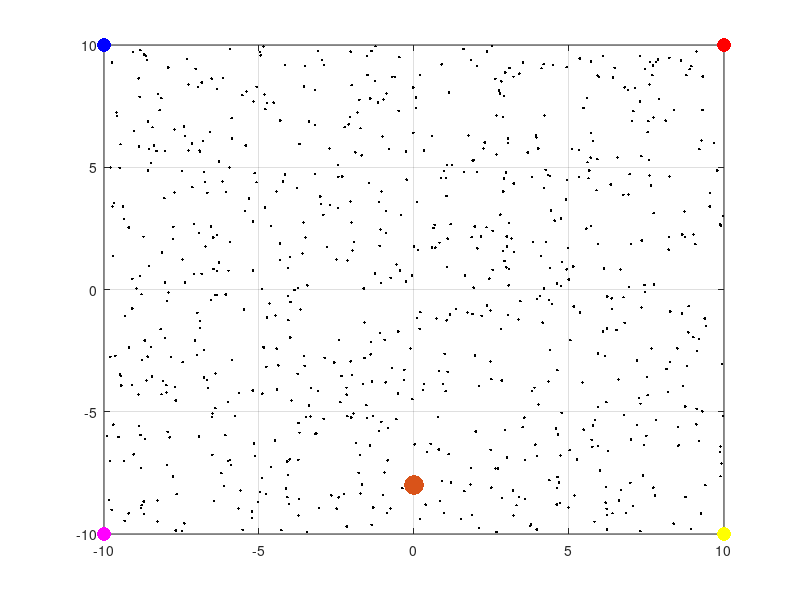

Write the MATLAB code that produced this figure. (Note: this script raises an error after producing the figure.)
clear
close all
%Options
opt=1;
kid=1;

%% Create Movie
% create a movie from plot
create_mov  = false;
if opt==1
    mov_name    = 'aug_mcl.avi';
else
    mov_name    = 'aug_mcl_unknown.avi';
end
fps         = 2;

if (create_mov == true)
    mov             = VideoWriter(mov_name);
    mov.FrameRate   = fps;
    mov.Quality     = 100;
    open(mov);
end

%% Initial Parameters
dt=0.1;
Zi=[0 -8 0]';        %[x y phi];
Ui=[0 0];
L(:,1)=[-10 10];
L(:,2)=[-10 -10];
L(:,3)=[10 -10];
L(:,4)=[10 10];
col=[0 0 1;1 0 1;1 1 0;1 0 0];
alpha_s=0.002;
alpha_f=1.5%6;
wslow=0;
wfast=0;
Sigma=[10 0.1;0.1 10]*0.1;  %model uncertainty
R=[0.5 0 0;0 0.1 0;0 0 0.3];  %measurement uncertainty
Z=Zi;
U=[3 0.5;3 0.5;3 0.5;3 0.5;3 0.5];  %[v w]
U=[U;U;U;U;U]*4;%% Generate Initial Particles
M=770;
X=zeros(length(Z),M);
P=zeros(M,1);
for i=1:M
    X(:,i)=[rand(1)*20-10 rand(1)*20-10 rand(1)*2*pi-pi]';
end
%% Plot First Step
figure(1)
plot(X(1,:),X(2,:),'.k')
xlim([-10 10])
ylim([-10 10])
hold on
grid on
scatter(L(1,:),L(2,:),100,col,'filled')
scatter(Z(1,1),Z(2,1),200,'filled','g')
hold off
pause(1)

if (create_mov == true)
    for i=1:fps
        F = getframe(gcf);
        writeVideo(mov,F);
    end
end

%% Iterate

for n=1:size(U,1)
    %%%%%%%%%%%%%%%%%%%%%% drive %%%%%%%%%%%%%%%%%%%%%%%%%%%%%%%%
    
    for j=1:M
        X(:,j) = unicycle_model_sample(X(:,j),U(n,:),dt);
        %         X(:,j) = sample_odometry(X_old,Xbar,Xbar_old)
    end
    Z=unicycle(U(n,:),Z',dt);
    
    
    if kid==1 && n==15 
        Z=[8 -2 0.3*pi]';            %kidnapped robot
    end
    
    %plot
    plot(X(1,:),X(2,:),'.k')
    xlim([-10 10])
    ylim([-10 10])
    hold on
    grid on
    scatter(L(1,:),L(2,:),100,col,'filled')
    scatter(Z(1,1),Z(2,1),200,'filled','g')
    hold off
    pause(0.2)
    
    if (create_mov == true)
        for i=1:fps
            F = getframe(gcf);
            writeVideo(mov,F);
        end
    end
    
    %%%%%%%%%%%%%%%%%%%% measure %%%%%%%%%%%%%%%%%
    
    m = sense_unknown_landmark_clean(L,Z);
    %     for j=1:M
    P=zeros(M,1);
    for i=1:M
        %             index=(j-1)*M+i;
        m_hat = sense_unknown_landmark_clean(L,X(:,i));
        %             m_hat= sense_known_landmark(L,X(:,i));
        
        if opt==1
            for k=size(L,2)
                P(i) = P(i) + gaussian_multi(m_hat(k,1:2)',m(k,:)',R(1:2,1:2))*gaussian_multi(X(3,i),Z(3),0.3);
            end
        else
            prob_land=zeros(size(L,2),1);
            for k=1:size(L,2)
                for l=1:size(L,2)
                    prob_land(l) = prob_land(l)+gaussian_multi(m_hat(l,:)',m(k,:)',R(1:2,1:2))*gaussian_multi(X(3,i),Z(3),0.3);
                end
                P(i) =P(i) + max(prob_land);
            end
        end
    end
    %         end
    %     end
    P1=ones(size(P));
    for j=1:M
        P1(j) = gaussian_multi(X(:,j),Z,R);  %check probabilities
    end
    %     P=P1./sum(P1).*P./sum(P);
    Wavg=1/M*sum(P)
    W=P./sum(P);  % adjust weights
    wslow=wslow+alpha_s*(Wavg-wslow)
    wfast=wfast+alpha_f*(Wavg-wfast)
    p_rand=max(3/M,1-wfast/wslow)
    p_rand=min(0.7,p_rand)
%    pause()
   
    for g=1:round(p_rand*M)
        W(M+g)=p_rand;
        g
        X(:,M+g)=[rand(1)*20-10 rand(1)*20-10 rand(1)*2*pi-pi]';
    end
    W=W./sum(W);
    X = low_variance_sampler(X,W); % resample
    %    %plot
    plot(X(1,:),X(2,:),'.k')
    xlim([-10 10])
    ylim([-10 10])
    grid on
    hold on
    scatter(L(1,:),L(2,:),100,col,'filled')
    scatter(Z(1,1),Z(2,1),200,'filled','g')
    hold off
    pause(0.2)
    
    if (create_mov == true)
        for i=1:fps
            F = getframe(gcf);
            writeVideo(mov,F);
        end
    end
    
end
if (create_mov == true)
        for i=1:5*fps
            F = getframe(gcf);
            writeVideo(mov,F);
        end
end
if (create_mov == true)
    close(mov);
    %     close all;
end

